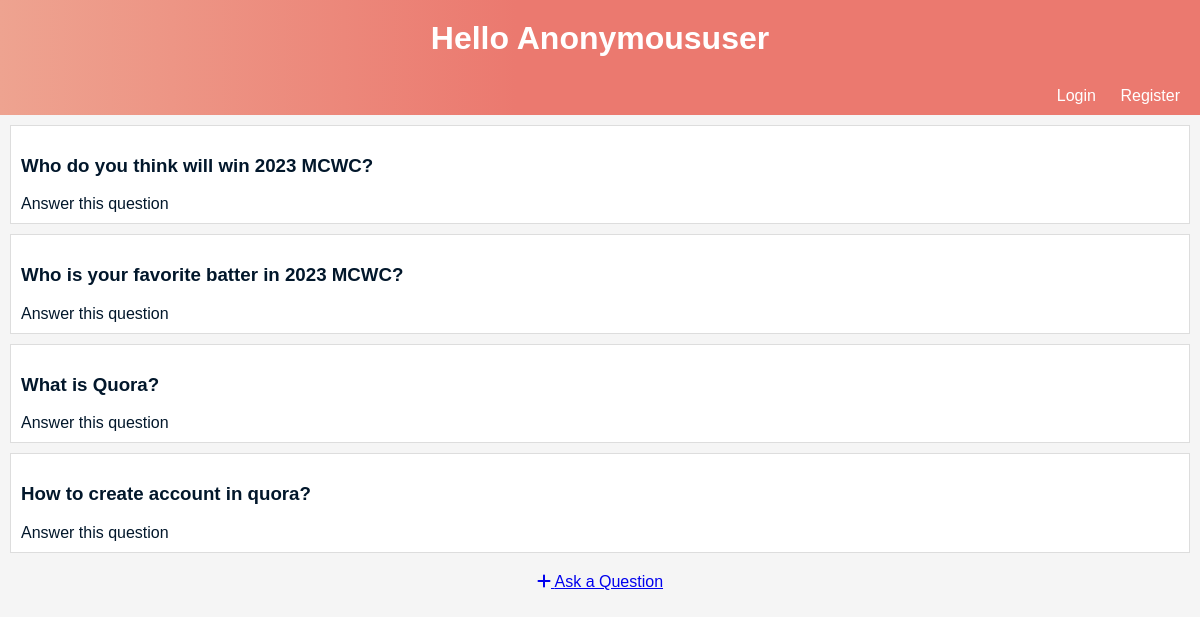
/questions/, run on an earlier commit of the app's database.
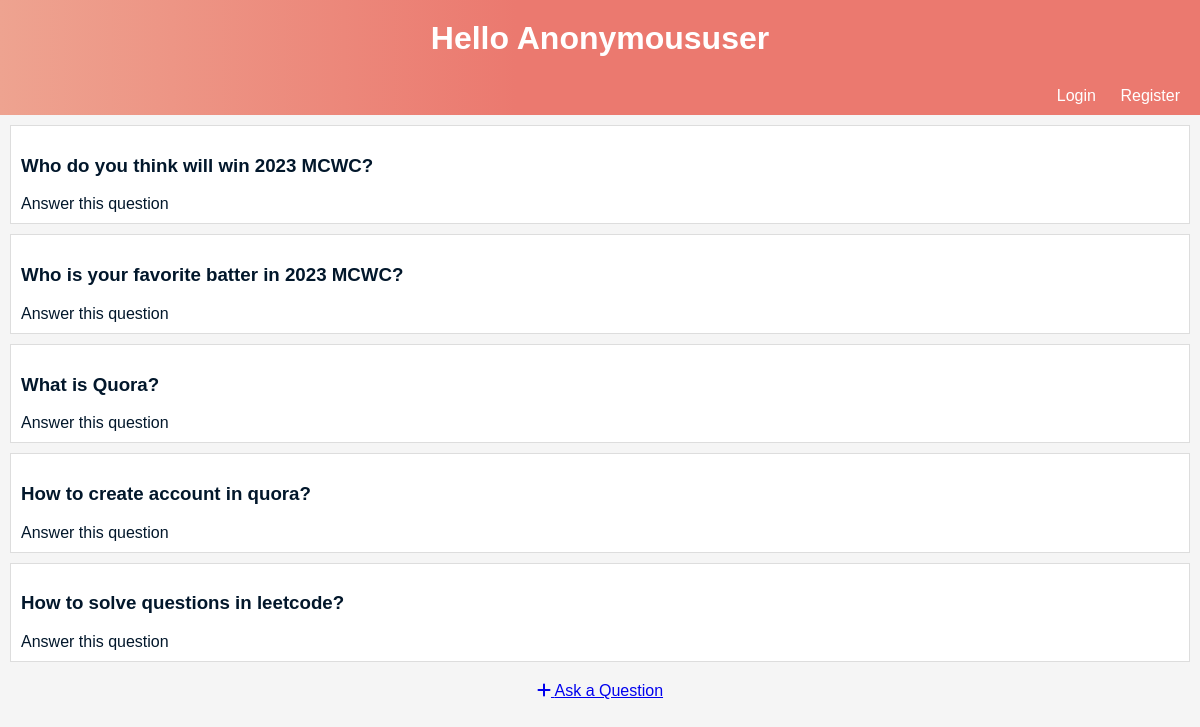
And on a later commit of the database.
### quora_app/models.py (models this page shows)
class Question(models.Model):
    title = models.CharField(max_length=200)
    user = models.ForeignKey(User, on_delete=models.CASCADE)
    created_at = models.DateTimeField(auto_now_add=True)

### quora_app/views.py (the view)
# urls.py: path('questions/', views.question_list, name='question_list'),
def question_list(request):
    questions = Question.objects.all()
    return render(request, 'question_list.html', {'questions': questions})

### quora_app/templates/question_list.html (shortened to what this page needs)
<!DOCTYPE html>
<html>
<head>
    <link rel="stylesheet" href="https://cdnjs.cloudflare.com/ajax/libs/font-awesome/6.3.0/css/all.min.css">
</head>
<body>
<h1>Hello {{ request.user|title }}</h1>
<div id="navigation">
    {% if user.is_authenticated %}
        <a href="{% url 'user_logout' %}">Logout</a>
    {% else %}
        <a href="{% url 'user_login' %}">Login</a>
        <a href="{% url 'user_register' %}">Register</a>
    {% endif %}
</div>
{% for question in questions %}
    <div class="task-wrapper">
        <div class="task-title">
            <h3><a class="task-link" href="{% url 'question_detail' question.id %}">{{ question.title }}</a></h3>
        </div>
        <a class="task-link" href="{% url 'answer_question' question.id %}">Answer this question</a>
    </div>
{% endfor %}
<div class="ask-button">
    <a href="{% url 'ask_question' %}" class="btn btn-primary"><i class="fas fa-plus"></i> Ask a Question</a>
</div>
</body>
</html>

What changed in the data, as far as the page shows it:
added Question: title "How to solve questions in leetcode?"
